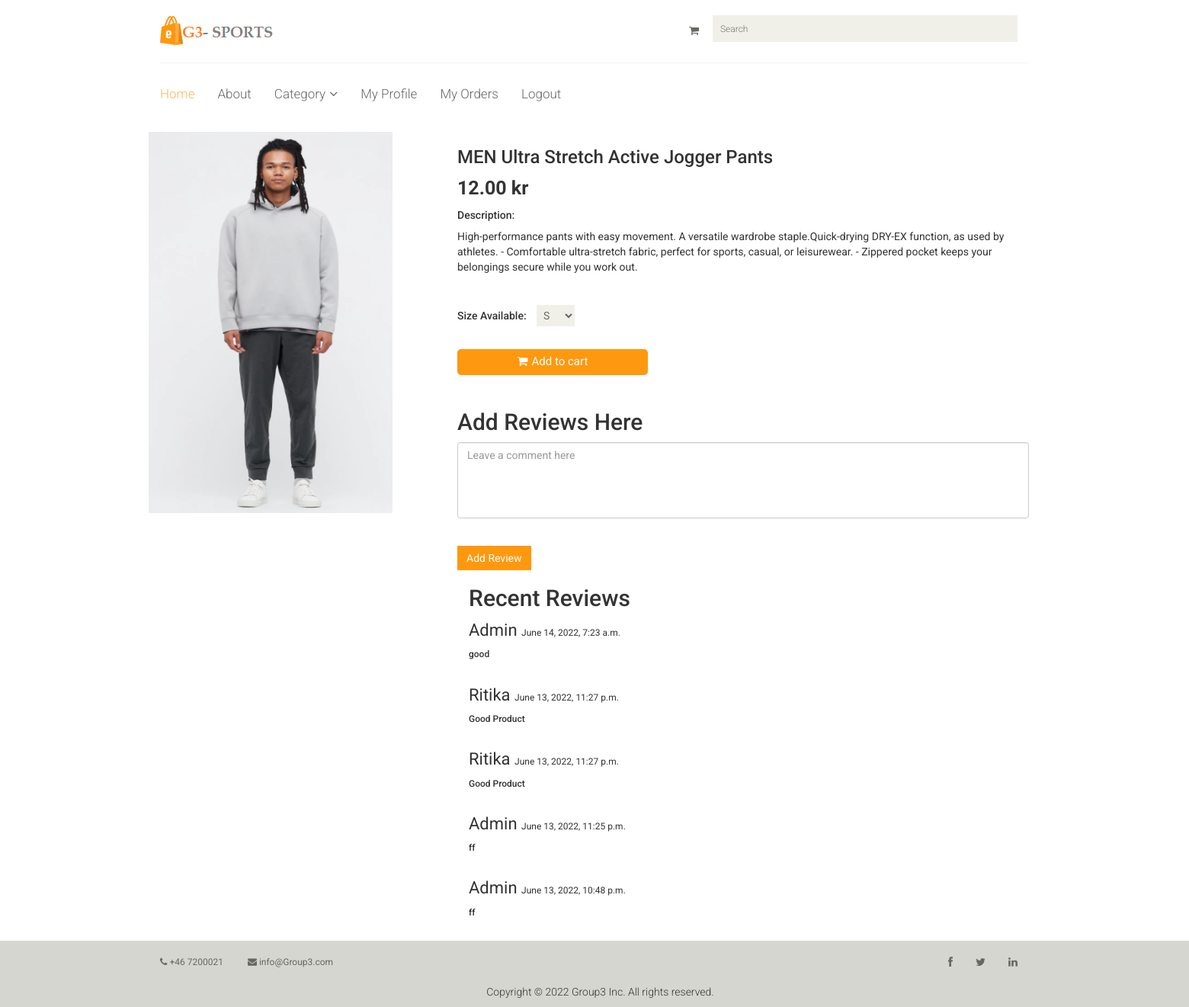
The app's page /onlineapp/product_view/1/ (signed in) with its own data.
### onlineapp/models.py (models this page shows, shortened)
class Product(models.Model):
    GENDER_F = 0
    GENDER_M = 1
    GENDER_CHOICES = [
        (GENDER_F, 'Female'),
        (GENDER_M, 'Male')
    ]
    name = models.CharField(max_length=50)
    description = models.CharField(max_length=1000)
    productclassification = models.ForeignKey(ProductClassification, on_delete=models.CASCADE)
    gender = models.IntegerField(choices=GENDER_CHOICES,blank=True,null=True)
    price =models.DecimalField(max_digits=10,
                                decimal_places=2,default=0)
    image=models.ImageField(upload_to='product_images',blank=True,default='default_product.jpg')

class Product_Review(models.Model):
    user = models.ForeignKey(User,on_delete=models.CASCADE)
    product = models.ForeignKey(Product, on_delete=models.CASCADE)
    content = models.TextField(blank=True ,null=True)
    datetime = models.DateTimeField(default=now)

### onlineapp/views.py (the view)
# urls.py: path('product_view/<int:pid>/', views.product_view,name='product_view'),
def product_view(request, pid):
  product =Product.objects.filter(id=pid).first()
  sizes = ProductSize.objects.filter(product=product)
  reviews = Product_Review.objects.filter(product=product).order_by('-datetime') [:5]
  if request.method=="POST" and request.user.is_authenticated:
    content = request.POST['content']
    review = Product_Review(user= request.user, content=content, product=product)
    review.save()
  return render(request, "onlineapp/product_view.html", {'product':product,
                                                         'sizes':sizes ,
                                                         'reviews':reviews,
                                                         'media_url': MEDIA_URL})

### templates/onlineapp/product_view.html (shortened to what this page needs)
{% extends 'onlineapp/base.html' %}
{% block content %}
<div class="container mt-4">
    <div class="row">
        <div class="col-md-4">
            <div class="row">
                <img src="{{ media_url }}{{product.image}}" alt="" style="width: 320px; height: 500px;">
            </div>
        </div>
        <div class="col-md-8">
            <h3>{{product.name}}</h3>
            <p style="font-size: 25px;"><b>{{product.price}} kr</b></p>
            <h5>Description:</h5>
            <p>{{product.description}}</p>
            <br>
            {% if sizes %}
            <h5>Size Available:
                <select name="size_categories" class="filter-selectbox active" style="width: 50px; margin-left: 10px;">
                    {% for size in sizes %}
                    <option value=" {{size.size.code}}"> {{size.size.code}}</option>
                    {% endfor %}
                </select>
            </h5>
            {% endif %}
            <br>
            {% if user.is_authenticated %}
            <a href="{% url 'onlineapp:cart_add' 1 %}" class=" btn btn-default add-to-cart"
                style="width: 250px; border: 2px; border-radius:5px; align-self: center ; background-color: #FE980F;color:white;"><i
                    class="fa fa-shopping-cart"></i>Add to cart</a>
            <br>
            <h2>Add Reviews Here</h2>
            <form method="POST" action="/onlineapp/product_view/{{product.id}}/"> {% csrf_token %}
                <div class="form-floating">
                    <textarea class="form-control" placeholder="Leave a comment here" id="floatingTextarea2"
                        style="height: 100px" id="content" name="content"></textarea>
                    <br>
                    <button type="submit" class="btn btn-primary">Add Review</button>
                </div>
            </form>
            <div class="container mt-2">
                <h2>Recent Reviews </h2>
                {% for review in reviews %}
                <div class="card">
                    <div class="card-header">
                        <span style="font-size: 22px;">{{review.user.first_name}} </span> <span
                            style="font-size: 12px;">{{review.datetime}}</span>
                    </div>
                    <div class="card-body">
                        <h6 class="card-text">{{review.content}}</h6>
                    </div>
                </div>
                <br>
                {% endfor %}
            </div>
            {% endif %}
        </div>
    </div>
</div>
{% endblock content %}

### static/css/main.css (style rules this page uses)
body { font-family: 'Roboto', sans-serif; background:; position: relative; font-weight:400px; }
a { -webkit-transition: 300ms; -moz-transition: 300ms; -o-transition: 300ms; transition: 300ms; }
h1, h2, h3, h4, h5, h6 { font-family: 'Roboto', sans-serif; }
.add-to-cart { background:#F5F5ED; border: 0 none; border-radius: 0; color: #696763; font-family: 'Roboto', sans-serif; font-size: 15px; margin-bottom: 25px; }
.add-to-cart i { margin-right:5px; }
.user_info input, select, textarea { background: #F0F0E9; border:0; color: #696763; padding: 5px; width: 100%; border-radius: 0; resize: none }
.btn.btn-primary { background:#FE980F; border: 0 none; border-radius: 0; margin-top: 16px; }

### records on screen
Product: image (picture), name "MEN Ultra Stretch Active Jogger Pants", price "12.00", description "High-performance pants with easy movement. A versatile wardrobe staple.Quick-drying DRY-EX function, as used by athletes. - Comfortable ultra-stretch fabric, perfect for sports, casual, or leisurewear. - Zippered pocket keeps your belongings secure while you work out."
Product_Review: user.first_name "Admin", datetime "June 14, 2022, 7:23 a.m.", content "good"
Product_Review: user.first_name "Ritika", datetime "June 13, 2022, 11:27 p.m.", content "Good Product"
Product_Review: user.first_name "Ritika", datetime "June 13, 2022, 11:27 p.m.", content "Good Product"
Product_Review: user.first_name "Admin", datetime "June 13, 2022, 11:25 p.m.", content "ff"
Product_Review: user.first_name "Admin", datetime "June 13, 2022, 10:48 p.m.", content "ff"

### other values on screen
form field size_categories "S"
